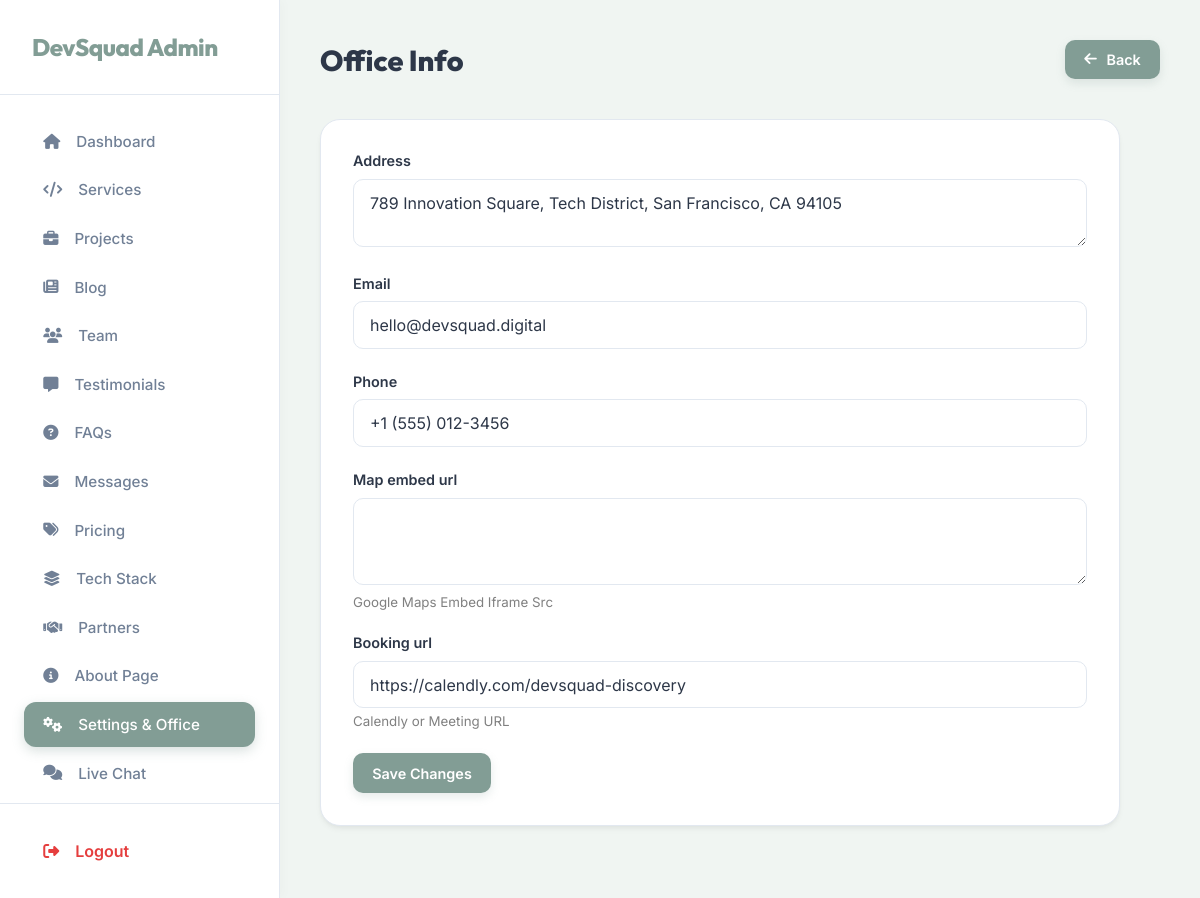
Page /custom-admin/office/ (signed in) on the committed database.
### service/models.py (models this page shows, shortened)
class OfficeInfo(models.Model):
    address = models.TextField()
    email = models.EmailField()
    phone = models.CharField(max_length=20)
    map_embed_url = models.TextField(blank=True, help_text="Google Maps Embed Iframe Src")
    booking_url = models.URLField(blank=True, help_text="Calendly or Meeting URL")
    class Meta:
        verbose_name_plural = "Office Information"

### service/views.py (the view)
# urls.py: path('custom-admin/office/', views.dashboard_office, name='dashboard_office'),
@staff_member_required
def dashboard_office(request):
    office = OfficeInfo.objects.first()
    if request.method == 'POST':
        form = OfficeInfoForm(request.POST, instance=office)
        if form.is_valid():
            form.save()
            return redirect('dashboard_home')
    else:
        form = OfficeInfoForm(instance=office)
    return render(request, 'dashboard/form.html', {'form': form, 'title': 'Office Info'})

### service/forms.py
class OfficeInfoForm(forms.ModelForm):
    class Meta:
        model = OfficeInfo
        fields = '__all__'
        widgets = {
            'address': forms.Textarea(attrs={'rows': 2}),
            'map_embed_url': forms.Textarea(attrs={'rows': 3}),
        }

### service/templates/dashboard/form.html (shortened to what this page needs)
{% extends 'dashboard/base.html' %}
{% block content %}
<div class="header">
    <h1>{{ title }}</h1>
    <a href="javascript:history.back()" class="btn btn-primary"><i class="fas fa-arrow-left"></i> Back</a>
</div>
<div class="card" style="max-width: 800px;">
    <form method="POST" enctype="multipart/form-data">
        {% for field in form %}
        <div class="form-group">
            <label for="{{ field.id_for_label }}">{{ field.label }}</label>
            {{ field }}
            {% if field.help_text %}
            <small style="display: block; color: gray; margin-top: 5px;">{{ field.help_text }}</small>
            {% endif %}
        </div>
        {% endfor %}
        <button type="submit" class="btn btn-primary">Save Changes</button>
    </form>
</div>
{% endblock %}

### service/templates/dashboard/base.html (style rules this page uses)
:root { --bg-color: #F0F5F2; --sidebar-bg: #FFFFFF; --text-color: #2D3748; --text-muted: #718096; --primary-color: #829D95; --secondary-color: #ADC2B5; --danger-color: #E53E3E; --success-color: #48BB78; --border-color: #E2E8F0; --shadow: 0 4px 6px -1px rgba(0, 0, 0, 0.05), 0 2px 4px -1px rgba(0, 0, 0, 0.03); }
* { margin: 0; padding: 0; box-sizing: border-box; font-family: 'Inter', sans-serif; }
body { background-color: var(--bg-color); color: var(--text-color); display: flex; height: 100vh; overflow: hidden; }
h1, h2, h3, h4, .brand { font-family: 'Outfit', sans-serif; }
.header { display: flex; justify-content: space-between; align-items: center; margin-bottom: 2.5rem; }
.header h1 { font-size: 1.8rem; font-weight: 800; color: var(--text-color); }
.card { background: white; border: 1px solid var(--border-color); border-radius: 20px; padding: 2rem; margin-bottom: 2rem; box-shadow: var(--shadow); }
.btn { padding: 0.7rem 1.2rem; border-radius: 10px; text-decoration: none; cursor: pointer; border: none; font-size: 0.9rem; font-weight: 600; display: inline-flex; align-items: center; gap: 0.6rem; transition: all 0.2s; }
.btn-primary { background: var(--primary-color); color: white; box-shadow: 0 4px 10px rgba(130, 157, 149, 0.2); }
.form-group { margin-bottom: 1.5rem; }
label { display: block; margin-bottom: 0.6rem; color: var(--text-color); font-weight: 600; font-size: 0.9rem; }
input, textarea, select { width: 100%; padding: 0.8rem 1rem; background: white; border: 1px solid var(--border-color); border-radius: 10px; color: var(--text-color); outline: none; font-size: 1rem; transition: all 0.2s; }

### rows in the picture
OfficeInfo: form "789 Innovation Square, Tech District, San Francisco, CA 94105" "hello@devsquad.digital" "+1 (555) 012-3456" "https://calendly.com/devsquad-discovery"

### other values in the picture
{{ title }} "Office Info"
{{ field.label }} "Address" "Email" "Phone" "Map embed url" "Booking url"
{{ field.help_text }} "Google Maps Embed Iframe Src" "Calendly or Meeting URL"
